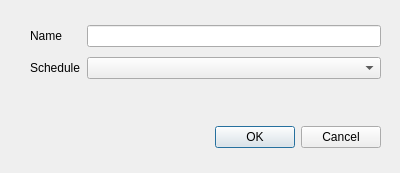
<?xml version="1.0" encoding="UTF-8"?>
<ui version="4.0">
 <class>addPosition</class>
 <widget class="QDialog" name="addPosition">
  <property name="geometry">
   <rect>
    <x>0</x>
    <y>0</y>
    <width>400</width>
    <height>173</height>
   </rect>
  </property>
  <property name="windowTitle">
   <string>Dialog</string>
  </property>
  <widget class="QDialogButtonBox" name="buttonBox">
   <property name="geometry">
    <rect>
     <x>40</x>
     <y>121</y>
     <width>341</width>
     <height>32</height>
    </rect>
   </property>
   <property name="orientation">
    <enum>Qt::Horizontal</enum>
   </property>
   <property name="standardButtons">
    <set>QDialogButtonBox::Cancel|QDialogButtonBox::Ok</set>
   </property>
  </widget>
  <widget class="QWidget" name="">
   <property name="geometry">
    <rect>
     <x>30</x>
     <y>21</y>
     <width>351</width>
     <height>62</height>
    </rect>
   </property>
   <layout class="QGridLayout" name="gridLayout">
    <item row="0" column="0">
     <widget class="QLabel" name="label_name">
      <property name="text">
       <string>Name</string>
      </property>
     </widget>
    </item>
    <item row="0" column="1">
     <widget class="QLineEdit" name="name"/>
    </item>
    <item row="1" column="0">
     <widget class="QLabel" name="label_schedule">
      <property name="text">
       <string>Schedule</string>
      </property>
     </widget>
    </item>
    <item row="1" column="1">
     <widget class="QComboBox" name="schedule"/>
    </item>
   </layout>
  </widget>
 </widget>
 <resources/>
 <connections>
  <connection>
   <sender>buttonBox</sender>
   <signal>accepted()</signal>
   <receiver>addPosition</receiver>
   <slot>accept()</slot>
   <hints>
    <hint type="sourcelabel">
     <x>248</x>
     <y>254</y>
    </hint>
    <hint type="destinationlabel">
     <x>157</x>
     <y>274</y>
    </hint>
   </hints>
  </connection>
  <connection>
   <sender>buttonBox</sender>
   <signal>rejected()</signal>
   <receiver>addPosition</receiver>
   <slot>reject()</slot>
   <hints>
    <hint type="sourcelabel">
     <x>316</x>
     <y>260</y>
    </hint>
    <hint type="destinationlabel">
     <x>286</x>
     <y>274</y>
    </hint>
   </hints>
  </connection>
 </connections>
</ui>
